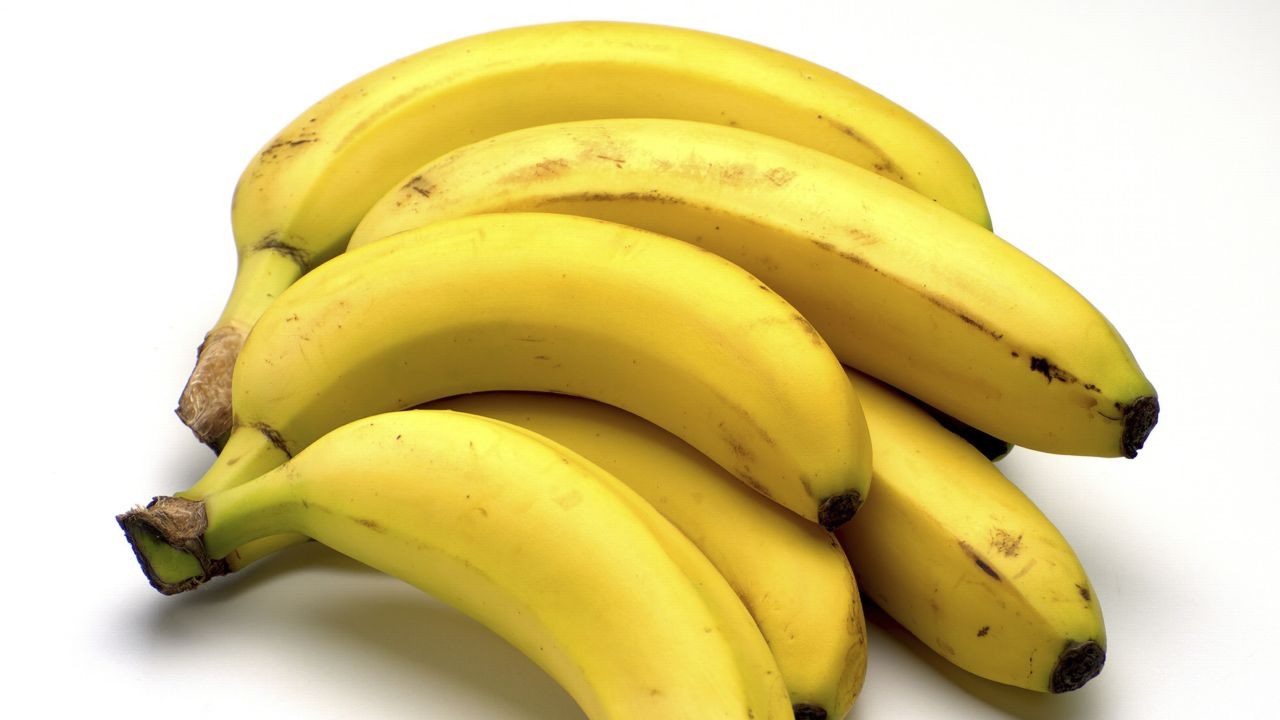
%> input picture A2/2.jpg, 1280 x 720 px
$ octave q2.m   (GNU Octave 9; MATLAB toolbox functions it lacks are replaced by stand-ins)
%> lines starting %> are read from the running program, lines starting %| are printed output that depends on the picture
clc;
close;

% Step 1: Read the image
im2 = imread('2.jpg');
%> im2 is the input picture: size 720x1280x3 uint8; mean R, G, B 218.5, 202.5, 136.2

% Step 2: Print the image size
[im_h, im_w, im_s] = size(im2);
%> im_h = 720; im_w = 1280; im_s = 3
disp(['Image Height: ',num2str(im_h)]);
%| Image Height: 720
disp(['Image Width: ',num2str(im_w)]);
%| Image Width: 1280
disp(['Image Scale:',num2str(im_s)]);
%| Image Scale:3

% Step 3: Convert to grayscale if RGB
if size(im2, 3) == 3
    gray2 = rgb2gray(im2);
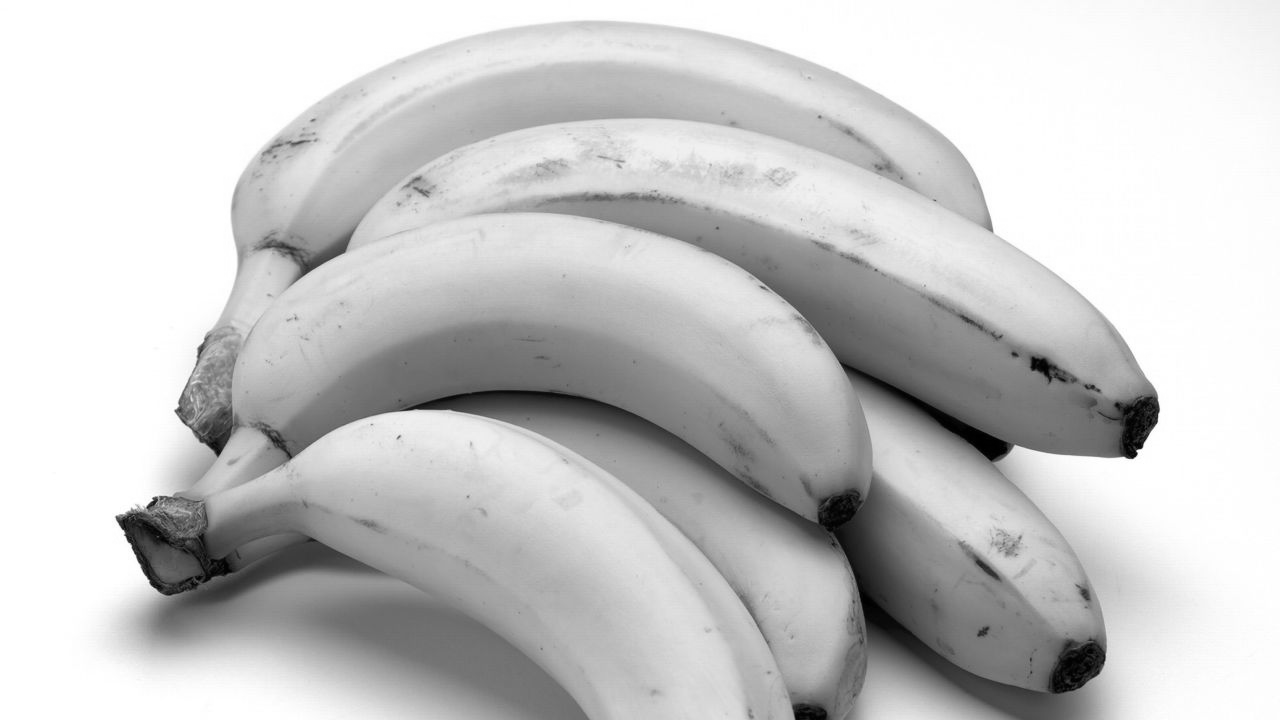
%> gray2: size 720x1280 uint8; min 0, max 255, mean 199.8
else
    gray2 = im2;
end

% Step 4: Apply 3x3 box filter with padding 0 at edges
box_1 = imfilter(gray2, ones(3) / 9, 'conv', 0);

% Step 5: Apply 3x3 box filter with replicate padding
box_2 = imfilter(gray2, ones(3) / 9, 'replicate');

% Display box_1 in subplot 1
figure;
subplot(1, 2, 1);
imshow(box_1);
title('Box filter with padding 0 at edges');

% Display box_2 in subplot 2
subplot(1, 2, 2);
imshow(box_2);
title('Box filter with replicate padding');

% Step 6: Apply [-1 0 1; -1 0 1; -1 0 1] kernel
edge_1 = imfilter(gray2, [-1 0 1; -1 0 1; -1 0 1]);
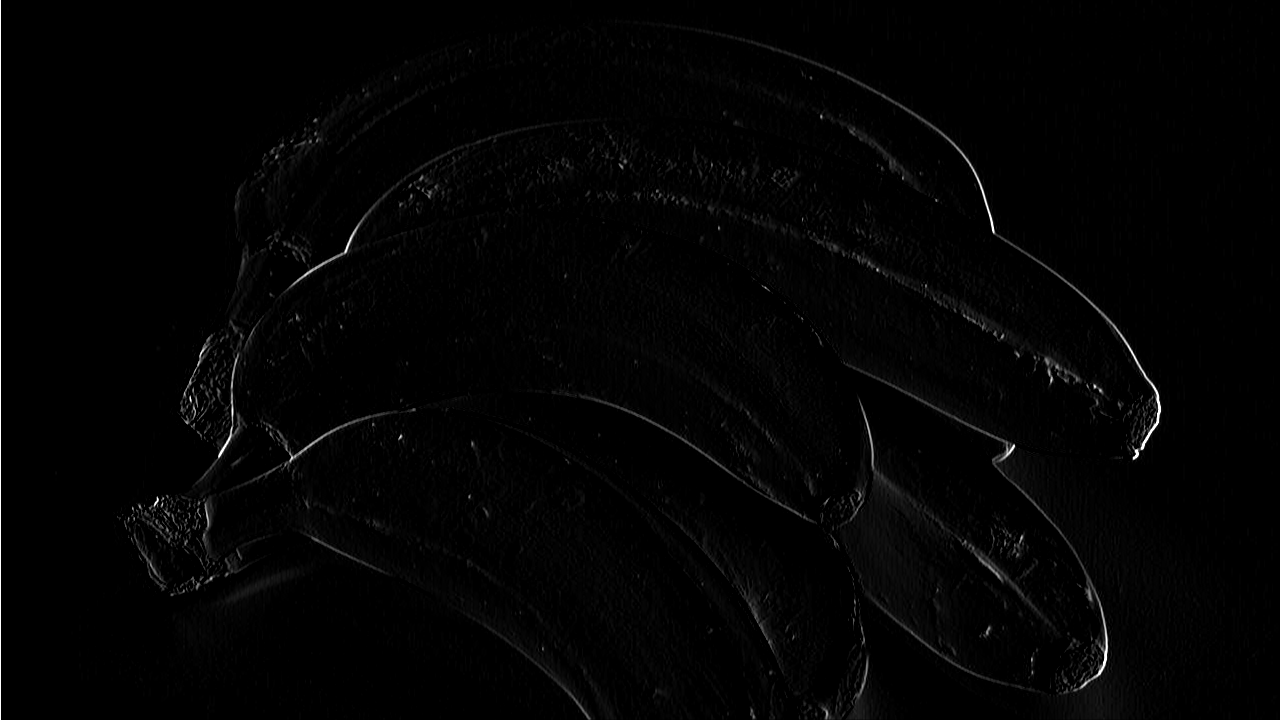
%> edge_1: size 720x1280 uint8; min 0, max 255, mean 3.1

% Step 7: Explain what the filter/kernel from step 6 does?
% Applies a filter known as the Sobel filter to the grayscale image.
% It is commonly used for edge detection in images.
% It calculates the gradient in both the horizontal and vertical directions.
% Values: [-1 0 1; -1 0 1; -1 0 1];

% Step 8: Apply [-1 20 1; -1 20 1; -1 20 1] kernel
edge_2 = imfilter(gray2, [-1 20 1; -1 20 1; -1 20 1]);
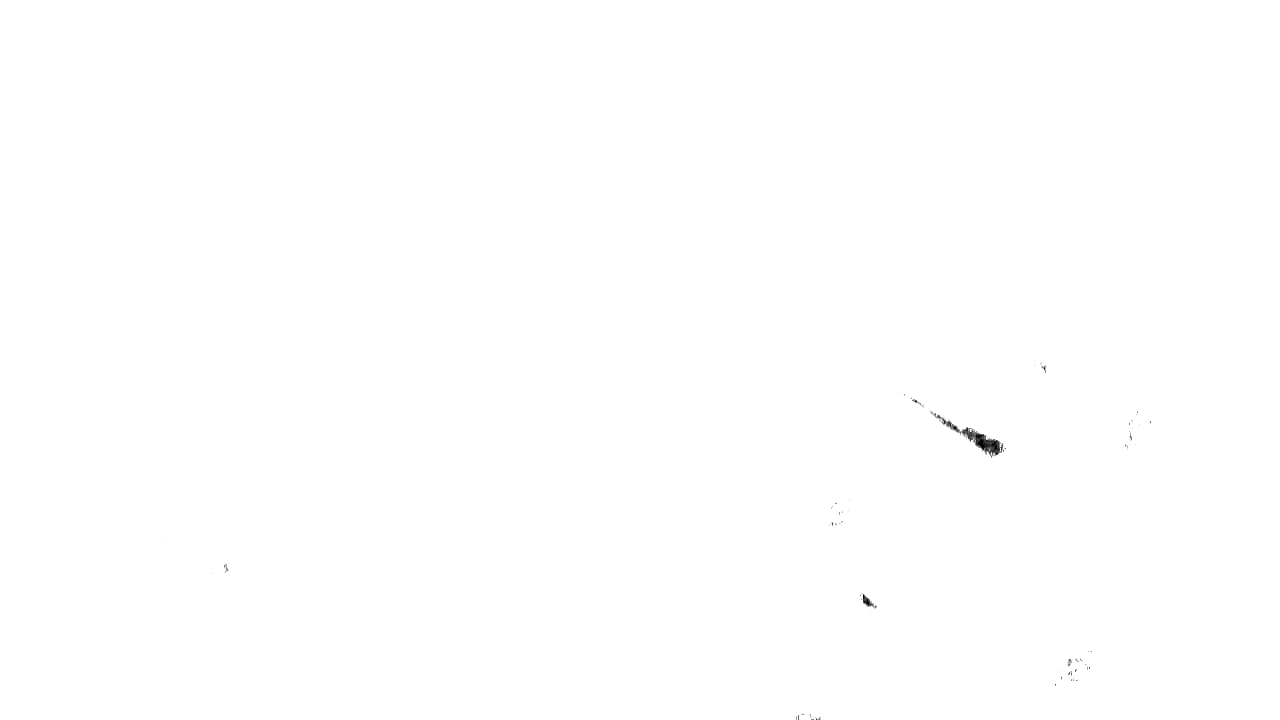
%> edge_2: size 720x1280 uint8; min 0, max 255, mean 254.8

% Step 9: Plot grayscale image, outputs from step 6 and 8 side-by-side
figure;

subplot(1, 3, 1);
imshow(gray2);
title('Grayscale Image');

subplot(1, 3, 2);
imshow(edge_1);
title('Edge Filtered 1');

subplot(1, 3, 3);
imshow(edge_2);
title('Edge Filtered 2');

$ run again, with A2/1.jpg copied over A2/2.jpg
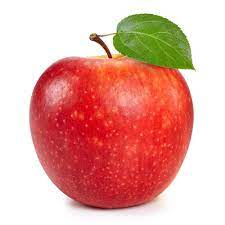
%> input picture A2/1.jpg, 225 x 225 px
%> im2 is the input picture: size 225x225x3 uint8; mean R, G, B 227.6, 167.8, 159
%| Image Height: 225
%| Image Width: 225
%| Image Scale:3
%> `box_1 = imfilter(gray2, ones(3) / 9, 'conv', 0);`:
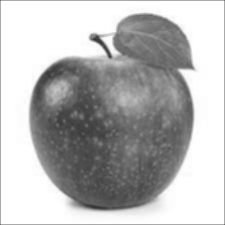
%> box_1: size 225x225 uint8; min 52, max 255, mean 183.2
%> `edge_1 = imfilter(gray2, [-1 0 1; -1 0 1; -1 0 1]);`:
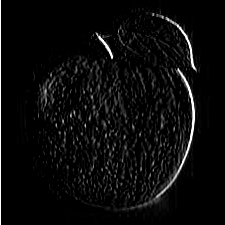
%> edge_1: size 225x225 uint8; min 0, max 255, mean 10.8
%> edge_2: size 225x225 uint8; every value is 255

$ run again, with A2/3.jpg copied over A2/2.jpg
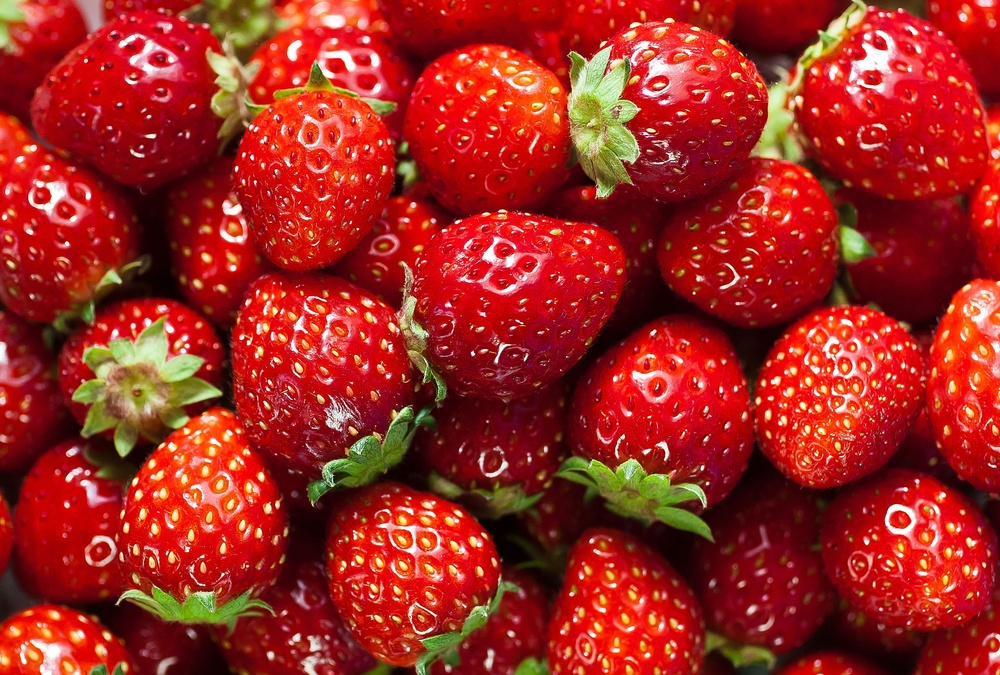
%> input picture A2/3.jpg, 1000 x 675 px, shrunk from 2560 x 1728 before the run
%> im2 is the input picture: size 675x1000x3 uint8; mean R, G, B 161.2, 40.2, 32.3
%| Image Height: 675
%| Image Width: 1000
%| Image Scale:3
%> `gray2 = rgb2gray(im2);`:
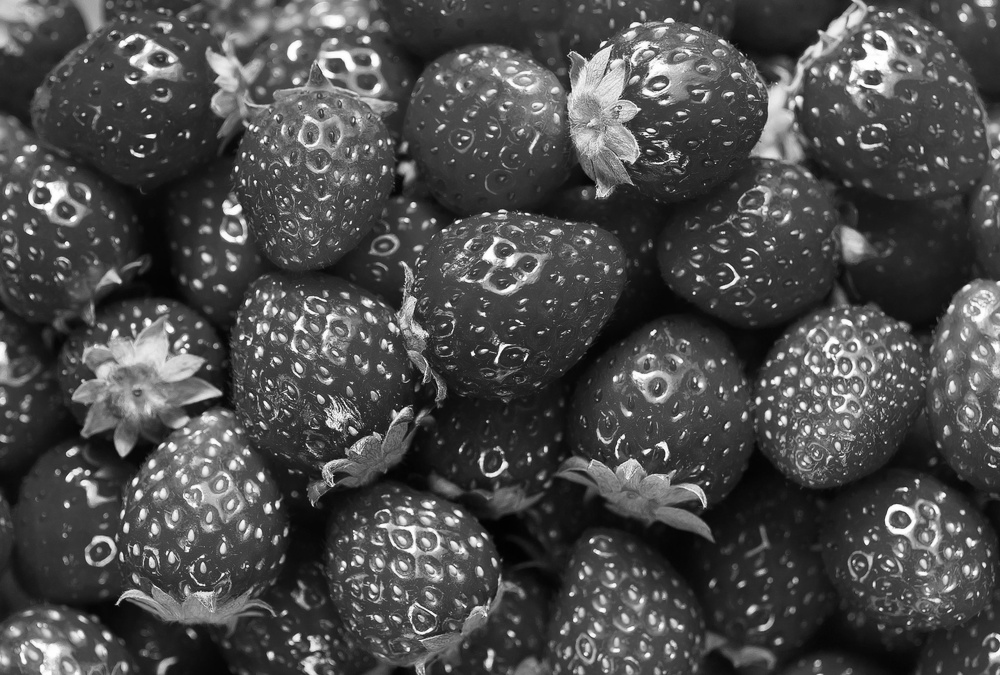
%> gray2: size 675x1000 uint8; min 1, max 255, mean 75.5
%> `edge_1 = imfilter(gray2, [-1 0 1; -1 0 1; -1 0 1]);`:
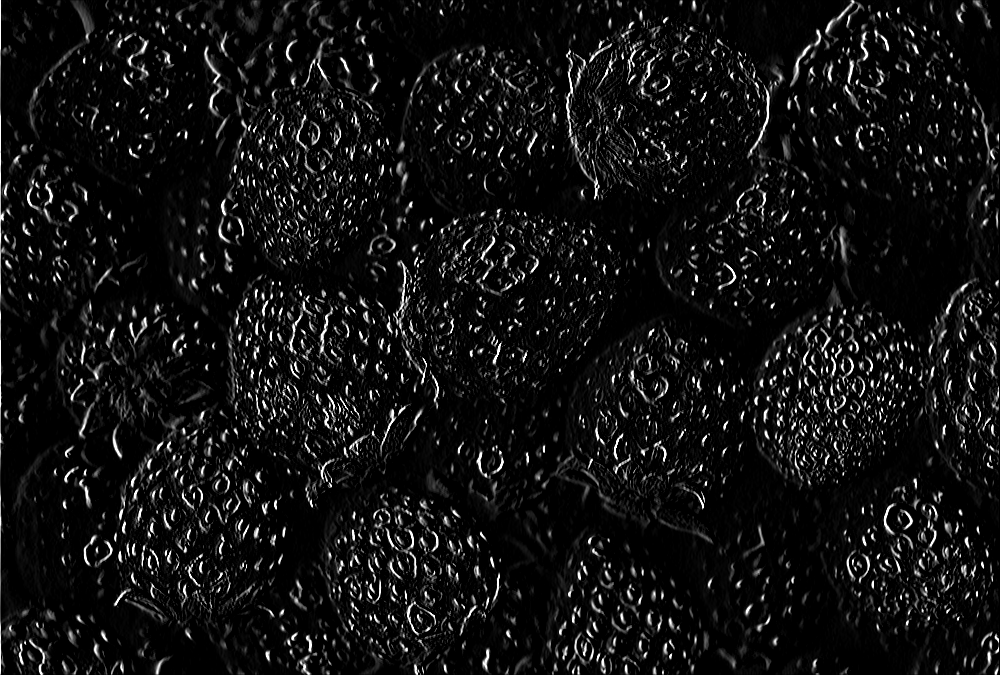
%> edge_1: size 675x1000 uint8; min 0, max 255, mean 18

$ run again, with A2/4.jpg copied over A2/2.jpg
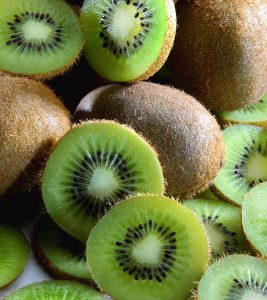
%> input picture A2/4.jpg, 267 x 300 px
%> im2 is the input picture: size 300x267x3 uint8; mean R, G, B 113.2, 120, 69.4
%| Image Height: 300
%| Image Width: 267
%| Image Scale:3
%> `box_1 = imfilter(gray2, ones(3) / 9, 'conv', 0);`:
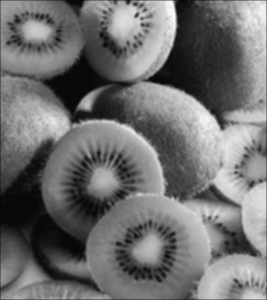
%> box_1: size 300x267 uint8; min 4, max 251, mean 111.6
%> `edge_1 = imfilter(gray2, [-1 0 1; -1 0 1; -1 0 1]);`:
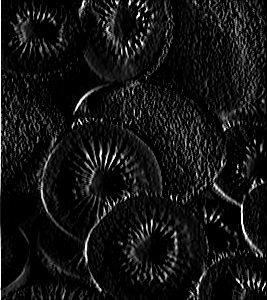
%> edge_1: size 300x267 uint8; min 0, max 255, mean 19.6
